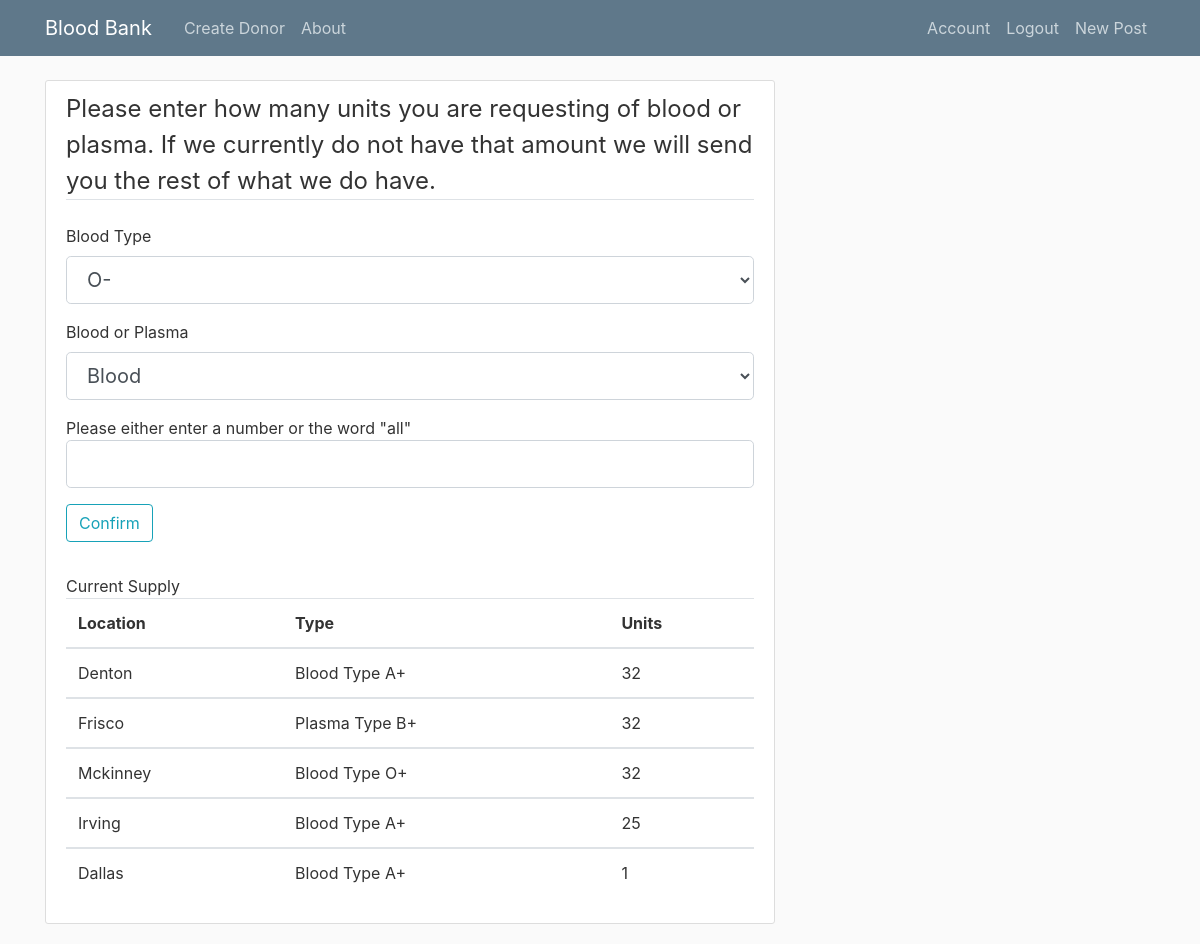
The page /withdraw (signed in) on the database its author committed.
### bloodapp/models.py (models this page shows, shortened)
class Donation(db.Model):
    id = db.Column(db.Integer, primary_key=True)
    blood_type = db.Column(db.String(10), nullable=False)
    blood = db.Column(db.Boolean, nullable=False)
    plasma = db.Column(db.Boolean, nullable=False)
    date = db.Column(db.DateTime, nullable=False, default=datetime.utcnow)
    location = db.Column(db.String(25), nullable=False)

### bloodapp/routes.py (the view, shortened to what this page needs)
@app.route('/withdraw', methods=["GET", "POST"])
@login_required
def withdraw():
    form = WithdrawForm()
    units = None
    all_donations = {}
    donations = Donation.query.all()
    for item in donations:
        if item.location not in all_donations:
            all_donations.update({item.location: {}})
        if item.blood:
            entry = f"Blood Type {item.blood_type}"
            if entry not in all_donations[item.location]:
                all_donations[item.location].update({entry: {
                    "location": str(item.location),
                    "type": entry,
                    "count": 0}})
            all_donations[item.location][entry]["count"] += 1
        elif item.plasma:
            entry = f"Plasma Type {item.blood_type}"
            if entry not in all_donations[item.location]:
                all_donations[item.location].update({entry: {
                    "location": str(item.location),
                    "type": entry,
                    "count": 0}})
            all_donations[item.location][entry]["count"] += 1
    return render_template('withdraw.html', title="withdraw", form=form, all_donations=all_donations)

### bloodapp/forms.py (shortened to what this page needs)
class WithdrawForm(FlaskForm):
    bloods = ['O-',	'O+', 'A-', 'A+', 'B-', 'B+', 'AB-', 'AB+']
    options = ['Blood', 'Plasma']
    blood_type = SelectField('Blood Type', choices=bloods, validators=[DataRequired()])
    blood_or_plasma = SelectField('Blood or Plasma', choices=options, validators=[DataRequired()])
    units = StringField('units', validators=[DataRequired()])
    submit = SubmitField('Confirm')

### bloodapp/models.py (called while the page is built)
@loginManager.user_loader
def load_user(staff_id):
    return Staff.query.get(int(staff_id))

### bloodapp/templates/withdraw.html (shortened to what this page needs)
{% extends "layout.html" %}
{% block content %}
<div class="content-section">
    <form method="POST" action="">
        <fieldset class="form-group">
            <legend class="border-bottom mb-4">
                Please enter how many units you are requesting of blood or plasma.
                If we currently do not have that amount we will send you the rest of what we do have.
            </legend>
            <div class="form-group">
                {{form.blood_type.label(class="form-control-label")}}
                {% if form.blood_type.errors %}
                {{form.blood_type(class="form-control form-control-lg is-invalid")}}
                <div class="invalid-feedback">
                    {% for error in form.blood_type.errors %}
                    <span>{{ error }}</span>
                    {% endfor %}
                </div>
                {% else %}
                {{form.blood_type(class="form-control form-control-lg")}}
                {% endif %}
            </div>
            <div class="form-group">
                {{form.blood_or_plasma.label(class="form-control-label")}}
                {% if form.blood_or_plasma.errors %}
                {{form.blood_or_plasma(class="form-control form-control-lg is-invalid")}}
                <div class="invalid-feedback">
                    {% for error in form.blood_or_plasma.errors %}
                    <span>{{ error }}</span>
                    {% endfor %}
                </div>
                {% else %}
                {{form.blood_or_plasma(class="form-control form-control-lg")}}
                {% endif %}
            </div>
            <div class="form-group">
                Please either enter a number or the word "all"
                {% if form.units.errors %}
                {{form.units(class="form-control form-control-lg is-invalid")}}
                <div class="invalid-feedback">
                    {% for error in form.units.errors %}
                    <span>{{ error }}</span>
                    {% endfor %}
                </div>
                {% else %}
                {{form.units(class="form-control form-control-lg")}}
                {% endif %}
            </div>
            <div class="form-group">
                {{ form.submit(class="btn btn-outline-info")}}
            </div>
        </fieldset>
    </form>
    <table class="table">
        <thead>
            <tr>
                <th scope="col">Location</th>
                <th scope="col">Type</th>
                <th scope="col">Units</th>
            </tr>
        </thead>
        {% for location in all_donations %}
        <tbody>
            {% for item in all_donations[location] %}
            <tr>
                <td>{{ all_donations[location][item]["location"] }}</td>
                <td>{{ all_donations[location][item]["type"] }}</td>
                <td>{{ all_donations[location][item]["count"] }}</td>
            </tr>
            {% endfor %}
        </tbody>
        {% endfor %}
    </table>
</div>
{% endblock content %}

### bloodapp/static/main.css (style rules this page uses)
body { background: #fafafa; color: #333333; margin-top: 5rem; }
.content-section { background: #ffffff; padding: 10px 20px; border: 1px solid #dddddd; border-radius: 3px; margin-bottom: 20px; }

### rows shown on the page
Donation: location "Denton", location "Blood Type A+", location "32"
Donation: location "Frisco", location "Plasma Type B+", location "32"
Donation: location "Mckinney", location "Blood Type O+", location "32"
Donation: location "Irving", location "Blood Type A+", location "25"
Donation: location "Dallas", location "Blood Type A+", location "1"
